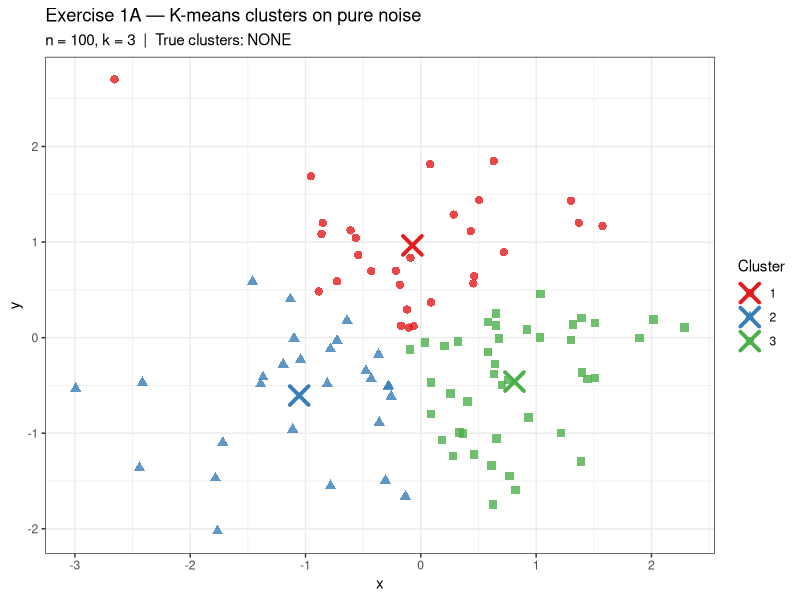
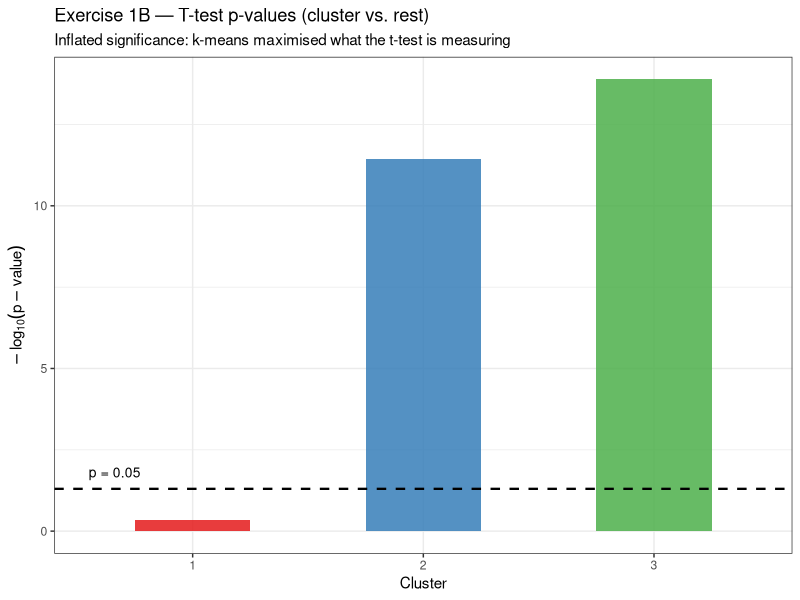
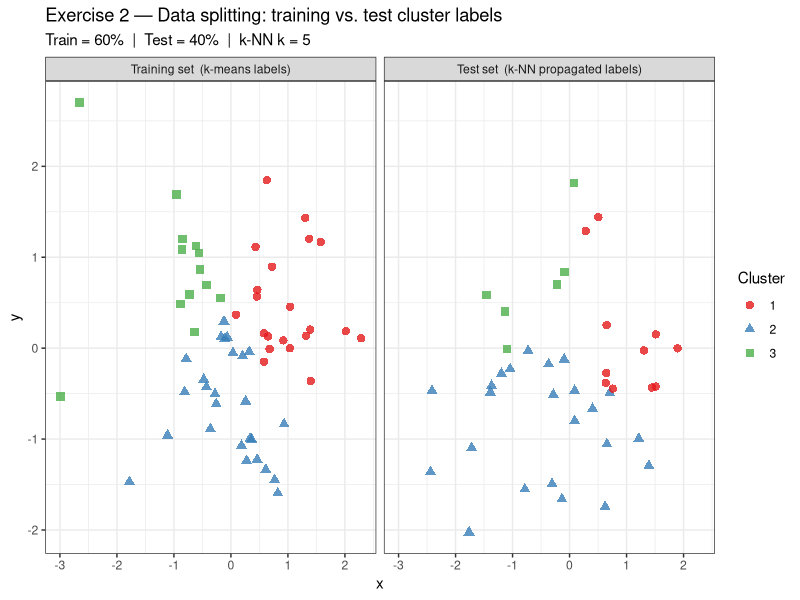
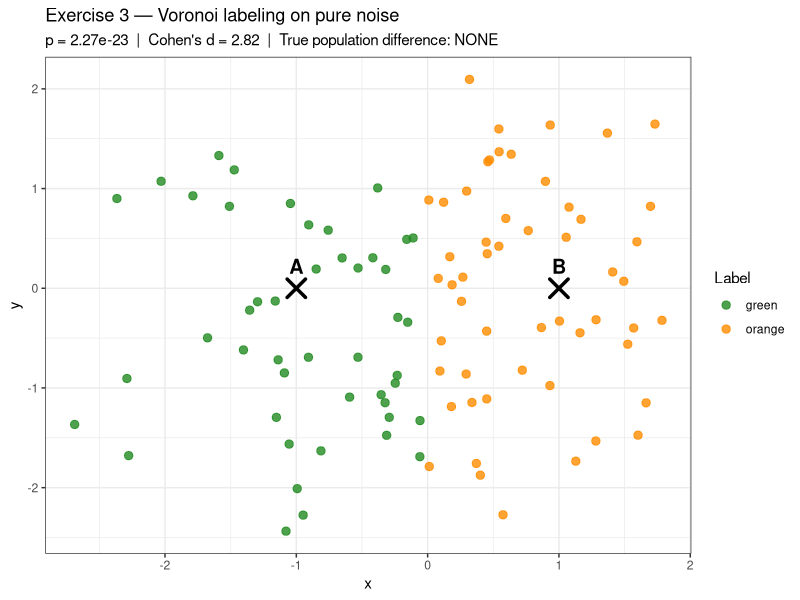
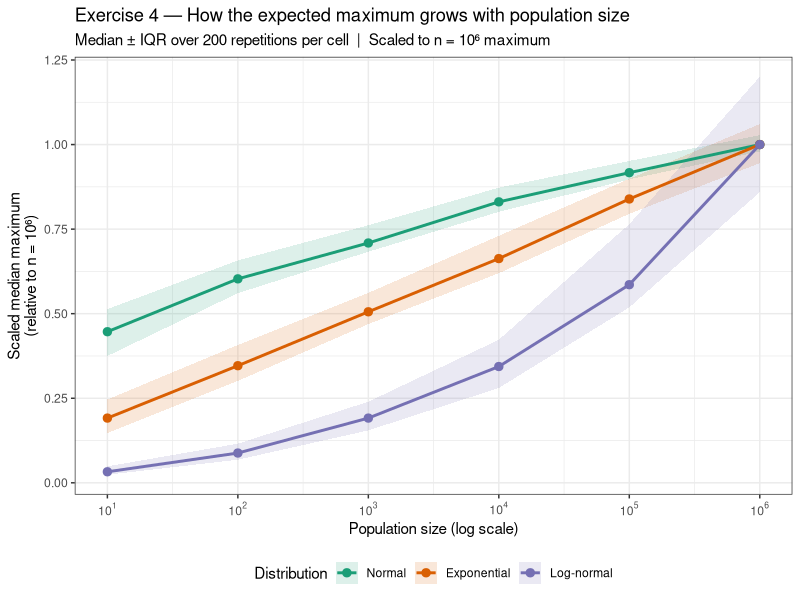
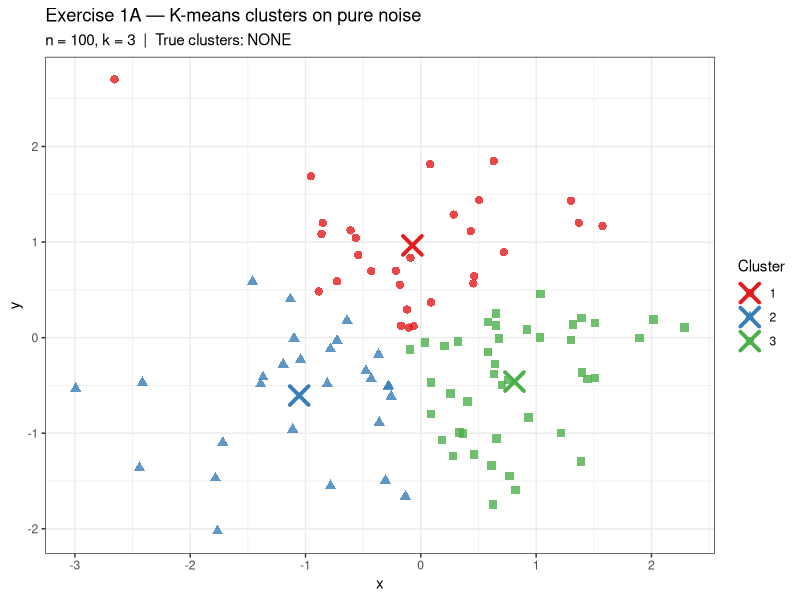
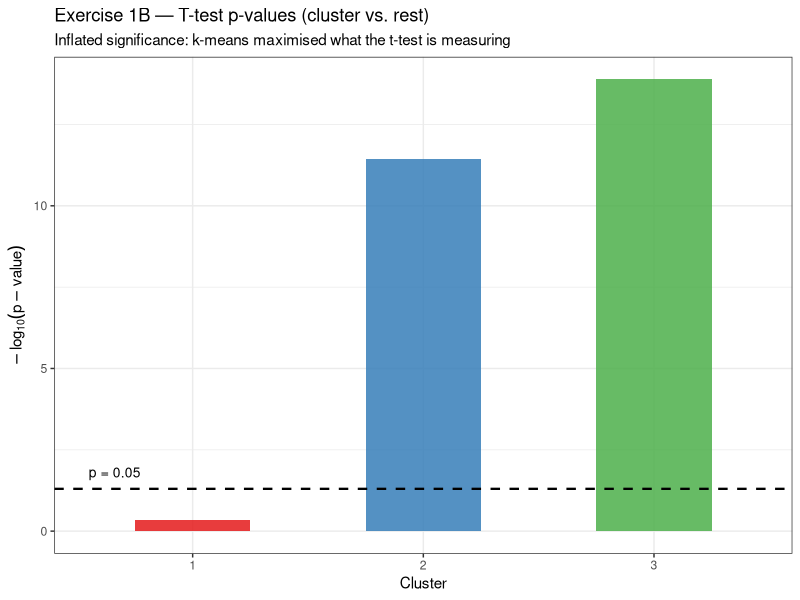
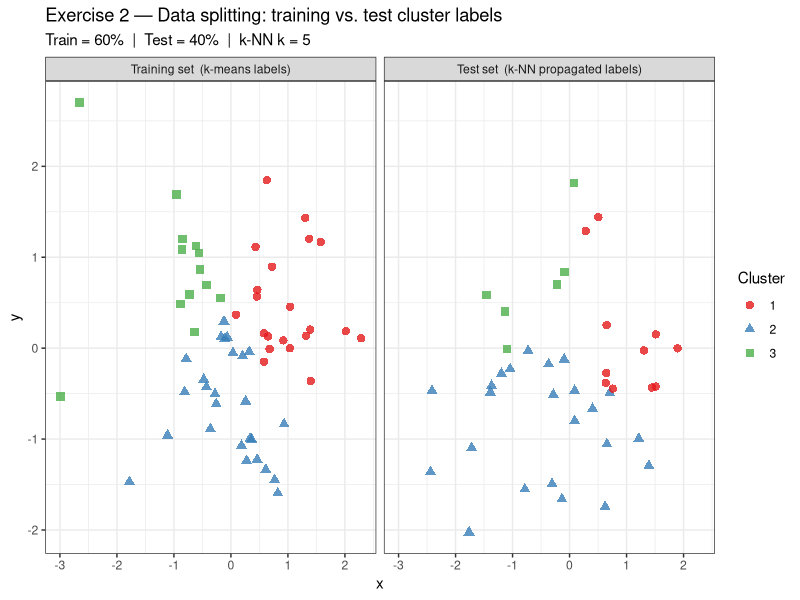

Here is the R script that generated these plots, in order:
# ─────────────────────────────────────────────────────────────────────────────
# Assignment 06 — Homework: Circular Analysis and Sampling Bias
#
# Work through this script on your own, add detailed comments at every step,
# and answer the questions at the end. Submit a PDF of your annotated script
# and answers via the course submission form.
# ─────────────────────────────────────────────────────────────────────────────

library(tidyverse)
library(class)      # knn() for k-nearest-neighbour classification

# set.seed() locks the random-number sequence so results are reproducible.
set.seed(42)


# ══════════════════════════════════════════════════════════════════════════════
# Exercise 1 — Circular Analysis: Cluster-then-Test on the Same Data
# ══════════════════════════════════════════════════════════════════════════════


# ── Parameters ────────────────────────────────────────────────────────────────

n_obs      <- 100   # number of observations; all drawn from a single distribution
k_clusters <- 3     # number of clusters for k-means


# ── Step 1: Simulate data from a single bivariate normal distribution ─────────

df_ex1 <- tibble(
  x = rnorm(n_obs, mean = 0, sd = 1),
  y = rnorm(n_obs, mean = 0, sd = 1)
)

cat("Exercise 1 — Data summary:\n")
cat(sprintf("  n = %d observations drawn from N(0,1) × N(0,1)\n", n_obs))
cat("  True clusters: NONE\n\n")


# ── Step 2: Apply k-means clustering ─────────────────────────────────────────

km_fit <- kmeans(df_ex1, centers = k_clusters, nstart = 25)

df_ex1 <- df_ex1 |>
  mutate(cluster = factor(km_fit$cluster))

cat("Exercise 1 — Cluster sizes after k-means:\n")
print(table(df_ex1$cluster))
cat("\n")


# ── Step 3: Helper — Cohen's d (pooled-SD effect size) ───────────────────────

cohens_d <- function(group_a, group_b) {
  n_a <- length(group_a)
  n_b <- length(group_b)
  s_pooled <- sqrt(
    ((n_a - 1) * var(group_a) + (n_b - 1) * var(group_b)) / (n_a + n_b - 2)
  )
  abs(mean(group_a) - mean(group_b)) / s_pooled
}


# ── Step 4: Test each cluster against all others ──────────────────────────────

test_cluster_vs_rest <- function(data, cluster_id) {
  in_grp  <- data |> filter(cluster == cluster_id) |> pull(x)
  out_grp <- data |> filter(cluster != cluster_id) |> pull(x)
  res     <- t.test(in_grp, out_grp)
  tibble(
    cluster     = cluster_id,
    n_in        = length(in_grp),
    n_out       = length(out_grp),
    mean_in     = mean(in_grp),
    mean_out    = mean(out_grp),
    cohens_d    = cohens_d(in_grp, out_grp),
    t_statistic = as.numeric(res$statistic),
    p_value     = res$p.value
  )
}

results_ex1 <- map_dfr(levels(df_ex1$cluster), \(cid) {
  test_cluster_vs_rest(df_ex1, cid)
})

cat("Exercise 1 — T-test results (each cluster vs. all others, tested on x):\n")
print(results_ex1 |> mutate(across(where(is.numeric), \(v) round(v, 4))))
cat("\n")


# ── Step 5: Visualise ─────────────────────────────────────────────────────────

centroids_df <- as_tibble(km_fit$centers) |>
  mutate(cluster = factor(seq_len(k_clusters)))

p_ex1_scatter <- ggplot(df_ex1, aes(x = x, y = y,
                                     colour = cluster, shape = cluster)) +
  geom_point(size = 2.5, alpha = 0.8) +
  geom_point(
    data = centroids_df,
    aes(x = x, y = y, colour = cluster),
    shape = 4, size = 5, stroke = 2, inherit.aes = FALSE
  ) +
  scale_colour_brewer(palette = "Set1") +
  labs(
    title    = "Exercise 1A — K-means clusters on pure noise",
    subtitle = sprintf("n = %d, k = %d  |  True clusters: NONE", n_obs, k_clusters),
    x = "x", y = "y", colour = "Cluster", shape = "Cluster"
  ) +
  theme_bw()

p_ex1_pvals <- results_ex1 |>
  mutate(
    neg_log10_p = -log10(p_value),
    cluster     = factor(cluster)
  ) |>
  ggplot(aes(x = cluster, y = neg_log10_p, fill = cluster)) +
  geom_col(width = 0.5, alpha = 0.85) +
  geom_hline(yintercept = -log10(0.05), linetype = "dashed",
             colour = "black", linewidth = 0.8) +
  annotate("text", x = 0.55, y = -log10(0.05) + 0.5,
           label = "p = 0.05", hjust = 0, size = 3.5) +
  scale_fill_brewer(palette = "Set1") +
  labs(
    title    = "Exercise 1B — T-test p-values (cluster vs. rest)",
    subtitle = "Inflated significance: k-means maximised what the t-test is measuring",
    x = "Cluster",
    y = expression(-log[10](p-value))
  ) +
  theme_bw() +
  theme(legend.position = "none")

ggsave("06-ex1a-cluster-scatter.pdf",  p_ex1_scatter, width = 6, height = 5)
ggsave("06-ex1b-cluster-pvalues.pdf",  p_ex1_pvals,   width = 5, height = 4)

print(p_ex1_scatter)
print(p_ex1_pvals)


# Question 1:
# Look at the p-values and effect sizes from Exercise 1. Are they what you
# would expect if the null hypothesis (no group differences) were true?
# What do they tell you — and NOT tell you — about the data?
#
# [ Write your answer here. ]


# Question 2:
# K-means minimises within-cluster sum of squares. Explain in your own words
# why that objective makes the subsequent t-test circular. What would a valid
# test of group differences require that this pipeline does not provide?
#
# [ Write your answer here. ]


# ══════════════════════════════════════════════════════════════════════════════
# Exercise 2 — Circular Analysis: A Partial Fix via Data Splitting
# ══════════════════════════════════════════════════════════════════════════════


# ── Parameters ────────────────────────────────────────────────────────────────

train_frac <- 0.60   # fraction of data used for training (clustering)
k_nn       <- 5      # number of neighbours for k-NN label propagation


# ── Step 1: Split data into training and test sets ────────────────────────────

n_train   <- floor(n_obs * train_frac)
train_idx <- sample(seq_len(n_obs), size = n_train, replace = FALSE)

df_train <- df_ex1[train_idx,  ] |> select(x, y)
df_test  <- df_ex1[-train_idx, ] |> select(x, y)

cat("Exercise 2 — Data split:\n")
cat(sprintf("  Training set: %d observations\n", nrow(df_train)))
cat(sprintf("  Test set:     %d observations\n\n", nrow(df_test)))


# ── Step 2: Apply k-means to the training set only ───────────────────────────

km_train <- kmeans(df_train, centers = k_clusters, nstart = 25)

df_train <- df_train |>
  mutate(cluster = factor(km_train$cluster), split = "train")


# ── Step 3: Propagate labels to the test set via k-NN ────────────────────────

test_labels <- knn(
  train = df_train |> select(x, y),
  test  = df_test,
  cl    = km_train$cluster,
  k     = k_nn
)

df_test <- df_test |>
  mutate(cluster = factor(test_labels), split = "test")

cat("Exercise 2 — Test-set cluster sizes (after k-NN label propagation):\n")
print(table(df_test$cluster))
cat("\n")


# ── Step 4: Test for mean differences in the test set ────────────────────────

results_ex2 <- map_dfr(levels(df_test$cluster), \(cid) {
  test_cluster_vs_rest(df_test, cid)
})

cat("Exercise 2 — T-test results on the test set (cluster vs. all others, on x):\n")
print(results_ex2 |> mutate(across(where(is.numeric), \(v) round(v, 4))))
cat("\n")


# ── Step 5: Visualise ─────────────────────────────────────────────────────────

df_both <- bind_rows(df_train, df_test) |>
  mutate(split = factor(split, levels = c("train", "test")))

p_ex2 <- ggplot(df_both, aes(x = x, y = y, colour = cluster, shape = cluster)) +
  geom_point(size = 2.5, alpha = 0.8) +
  facet_wrap(
    ~ split,
    labeller = labeller(split = c(
      train = "Training set  (k-means labels)",
      test  = "Test set  (k-NN propagated labels)"
    ))
  ) +
  scale_colour_brewer(palette = "Set1") +
  labs(
    title    = "Exercise 2 — Data splitting: training vs. test cluster labels",
    subtitle = sprintf(
      "Train = %.0f%%  |  Test = %.0f%%  |  k-NN k = %d",
      100 * train_frac, 100 * (1 - train_frac), k_nn
    ),
    x = "x", y = "y", colour = "Cluster", shape = "Cluster"
  ) +
  theme_bw()

ggsave("06-ex2-data-splitting.pdf", p_ex2, width = 9, height = 4.5)
print(p_ex2)


# Question 3:
# Compare the p-values from Exercise 2 (data splitting) with those from
# Exercise 1 (no split). Are they qualitatively different? Does data splitting
# appear to eliminate significance inflation? What does this suggest about
# treating data splitting as a universal safeguard against circular analysis?
#
# [ Write your answer here. ]


# Question 4:
# k-NN assigns test-set labels by spatial proximity to training points. In what
# sense is this still a form of double-dipping, even though the exact same rows
# are not reused? What property of a labeling rule makes a subsequent
# hypothesis test circular, regardless of whether the data are split?
#
# [ Write your answer here. ]


# ══════════════════════════════════════════════════════════════════════════════
# Exercise 3 — Circular Analysis: The Voronoi / Proximity-Labeling Variant
# ══════════════════════════════════════════════════════════════════════════════


# ── Parameters ────────────────────────────────────────────────────────────────

n_obs_ex3   <- 100           # number of observations
ref_A       <- c(x = -1, y = 0)   # reference point A
ref_B       <- c(x =  1, y = 0)   # reference point B


# ── Step 1: Generate data and compute distances to A and B ───────────────────

df_ex3 <- tibble(
  x = rnorm(n_obs_ex3),
  y = rnorm(n_obs_ex3)
) |>
  mutate(
    dist_A = sqrt((x - ref_A["x"])^2 + (y - ref_A["y"])^2),
    dist_B = sqrt((x - ref_B["x"])^2 + (y - ref_B["y"])^2)
  )


# ── Step 2: Assign Voronoi labels ─────────────────────────────────────────────

df_ex3 <- df_ex3 |>
  mutate(label = if_else(dist_A < dist_B, "green", "orange"))

cat("Exercise 3 — Group sizes from Voronoi labeling:\n")
print(table(df_ex3$label))
cat("\n")


# ── Step 3: T-test on x between the two groups ────────────────────────────────

green_x  <- df_ex3 |> filter(label == "green")  |> pull(x)
orange_x <- df_ex3 |> filter(label == "orange") |> pull(x)

res_ex3 <- t.test(green_x, orange_x)
d_ex3   <- cohens_d(green_x, orange_x)

cat("Exercise 3 — T-test result (green vs. orange, on x):\n")
cat(sprintf("  Mean x (green)  = %+.3f\n", mean(green_x)))
cat(sprintf("  Mean x (orange) = %+.3f\n", mean(orange_x)))
cat(sprintf("  Cohen's d       =  %.3f\n", d_ex3))
cat(sprintf("  t-statistic     = %+.3f\n", res_ex3$statistic))
cat(sprintf("  p-value         =  %.2e\n\n", res_ex3$p.value))


# ── Step 4: Visualise ─────────────────────────────────────────────────────────

midpoint <- (ref_A + ref_B) / 2
ab_vec   <- ref_B - ref_A          # direction of AB
perp_vec <- c(x = -ab_vec["y"], y = ab_vec["x"])   # perpendicular direction

t_ext <- 3.5   # how far to extend the bisector line in each direction
bisector_df <- tibble(
  x = midpoint["x"] + c(-t_ext, t_ext) * perp_vec["x"],
  y = midpoint["y"] + c(-t_ext, t_ext) * perp_vec["y"]
)

ref_pts_df <- tibble(
  x = c(ref_A["x"], ref_B["x"]),
  y = c(ref_A["y"], ref_B["y"]),
  pt_label = c("A", "B")
)

p_ex3 <- ggplot(df_ex3, aes(x = x, y = y, colour = label)) +
  geom_point(size = 2.5, alpha = 0.8) +
  geom_line(
    data = bisector_df, aes(x = x, y = y),
    colour = "black", linetype = "dashed", linewidth = 0.9,
    inherit.aes = FALSE
  ) +
  geom_point(
    data = ref_pts_df, aes(x = x, y = y),
    colour = "black", shape = 4, size = 5, stroke = 1.8,
    inherit.aes = FALSE
  ) +
  geom_text(
    data = ref_pts_df, aes(x = x, y = y, label = pt_label),
    colour = "black", nudge_y = 0.22, size = 5, fontface = "bold",
    inherit.aes = FALSE
  ) +
  scale_colour_manual(values = c(green = "forestgreen", orange = "darkorange")) +
  labs(
    title    = "Exercise 3 — Voronoi labeling on pure noise",
    subtitle = sprintf(
      "p = %.2e  |  Cohen's d = %.2f  |  True population difference: NONE",
      res_ex3$p.value, d_ex3
    ),
    x = "x", y = "y", colour = "Label"
  ) +
  theme_bw()

ggsave("06-ex3-voronoi-labeling.pdf", p_ex3, width = 6, height = 5)
print(p_ex3)


# Question 5:
# The Voronoi boundary here is the y-axis. How does the orientation of segment
# AB (relative to the tested variable x) affect the magnitude of the resulting
# p-value? Predict what would happen — and why — if you rotated AB to lie along
# the y-axis instead. You can test your prediction by changing ref_A and ref_B.
#
# [ Write your answer here. ]


# Question 6:
# In Exercise 2, labels were propagated by k-NN proximity. In Exercise 3,
# labels are assigned by proximity to two fixed reference points. Identify the
# shared flaw in these two procedures. State in general terms: what property of
# a labeling rule makes a subsequent hypothesis test circular?
#
# [ Write your answer here. ]


# ══════════════════════════════════════════════════════════════════════════════
# Exercise 4 — Sampling Bias: Outliers and Population Size
# ══════════════════════════════════════════════════════════════════════════════


# ── Parameters ────────────────────────────────────────────────────────────────

pop_sizes <- 10^(1:6)   # 10, 100, 1 000, 10 000, 100 000, 1 000 000
n_reps    <- 200        # repetitions per (distribution, n) cell


# ── Step 1: Define distribution samplers ──────────────────────────────────────

dist_samplers <- list(
  normal      = function(n) rnorm(n,  mean = 1,    sd = 1),
  exponential = function(n) rexp(n,   rate = 1),
  log_normal  = function(n) rlnorm(n, meanlog = 0, sdlog = 1)
)


# ── Step 2: Simulate and record the maximum for each (distribution, n) ────────

cat("Exercise 4 — Simulating maxima across population sizes:\n")

maxima_df <- map_dfr(names(dist_samplers), \(dist_name) {
  cat(sprintf("  Distribution: %-12s ...\n", dist_name))
  sampler <- dist_samplers[[dist_name]]

  map_dfr(pop_sizes, \(n) {
    maxima <- vapply(seq_len(n_reps), \(i) max(sampler(n)), numeric(1))
    tibble(
      distribution = dist_name,
      pop_size     = n,
      median_max   = median(maxima),
      q25_max      = quantile(maxima, 0.25),
      q75_max      = quantile(maxima, 0.75)
    )
  })
})

cat("\n")


# ── Step 3: Scale maxima relative to the n = 10^6 reference ──────────────────

maxima_df <- maxima_df |>
  group_by(distribution) |>
  mutate(
    ref_val    = median_max[pop_size == max(pop_sizes)],   # value at n = 10^6
    scaled_max = median_max / ref_val,
    scaled_q25 = q25_max   / ref_val,
    scaled_q75 = q75_max   / ref_val
  ) |>
  ungroup()

cat("Exercise 4 — Scaled median maximum at each population size:\n")
maxima_df |>
  select(distribution, pop_size, scaled_max) |>
  mutate(scaled_max = round(scaled_max, 3)) |>
  pivot_wider(names_from = distribution, values_from = scaled_max) |>
  print()
cat("\n")


# ── Step 4: Visualise ─────────────────────────────────────────────────────────

p_ex4 <- maxima_df |>
  mutate(
    distribution = factor(
      distribution,
      levels = c("normal", "exponential", "log_normal"),
      labels = c("Normal", "Exponential", "Log-normal")
    )
  ) |>
  ggplot(aes(
    x      = log10(pop_size),
    colour = distribution,
    fill   = distribution
  )) +
  geom_ribbon(
    aes(ymin = scaled_q25, ymax = scaled_q75),
    alpha = 0.15, colour = NA
  ) +
  geom_line(aes(y = scaled_max), linewidth = 1.0) +
  geom_point(aes(y = scaled_max), size = 2.5) +
  scale_x_continuous(
    breaks = log10(pop_sizes),
    labels = \(x) parse(text = sprintf("10^%g", x))
  ) +
  scale_colour_brewer(palette = "Dark2", name = "Distribution") +
  scale_fill_brewer(  palette = "Dark2", name = "Distribution") +
  labs(
    title    = "Exercise 4 — How the expected maximum grows with population size",
    subtitle = sprintf(
      "Median ± IQR over %d repetitions per cell  |  Scaled to n = 10\u2076 maximum",
      n_reps
    ),
    x = "Population size (log scale)",
    y = "Scaled median maximum\n(relative to n = 10\u2076)"
  ) +
  theme_bw() +
  theme(legend.position = "bottom")

ggsave("06-ex4-sampling-bias-maxima.pdf", p_ex4, width = 7, height = 5)
print(p_ex4)


# Question 7:
# The log-normal curve starts the lowest of the three distributions at n = 10.
# Explain why, in terms of the tail behaviour of each distribution. Your answer
# should reference the approximate formulas given in the comments above.
#
# [ Write your answer here. ]


# Question 8:
# World athletics records are maintained separately for each age group (under-
# 20, open, masters). Suppose a journalist reports that a 35-year-old holds a
# better marathon record than any under-20 athlete ever has. Using the
# intuition from Exercise 4, what question would you ask before accepting
# that conclusion, and what additional analysis would you propose?
#
# [ Write your answer here. ]


# Question 9:
# Rare genetic variants are far more likely to be discovered in large biobanks
# (n ~ 500 000) than in small cohort studies (n ~ 500). How does the sampling-
# bias argument from this exercise apply to interpreting effect-size estimates
# for variants initially discovered in large vs. small studies?
#
# [ Write your answer here. ]
